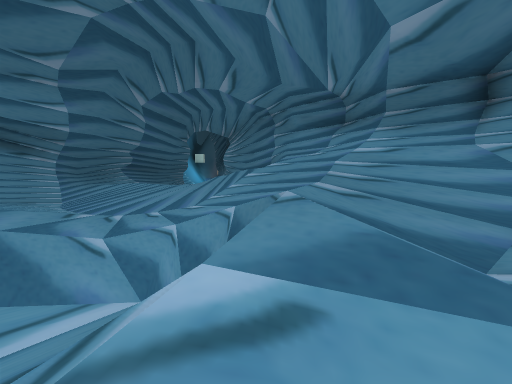
view 1 (above)

15 first-person views from a walk through a Unity game level. The camera is 1.5 m above the floor, tilts 4° down and sees 70° across. The floor is counted in squares, 2 m on a side. Each view is taken from the middle of a square. On the plan, view 1 faces up. The plan holds only what a view shows up to about 11 squares ahead; the rest is blank. The place goes on beyond the plan. The player character is not drawn. Some surface patterns are stand-ins.

view 2
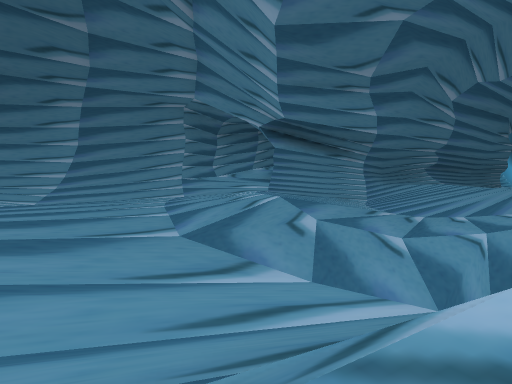

view 3
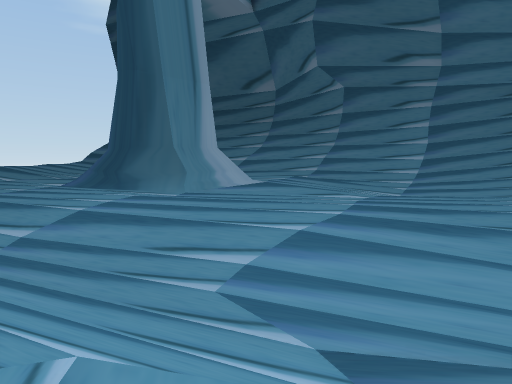

view 4
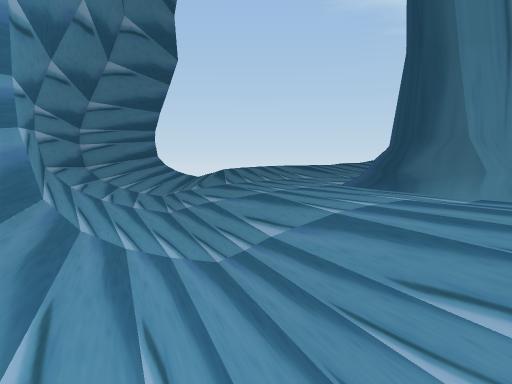

view 5
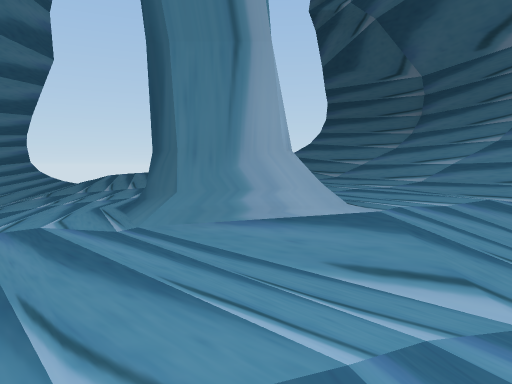

view 6
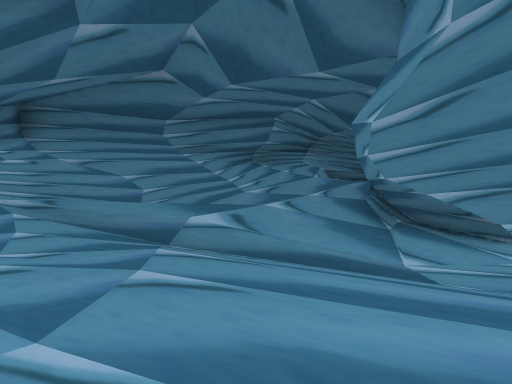

view 7
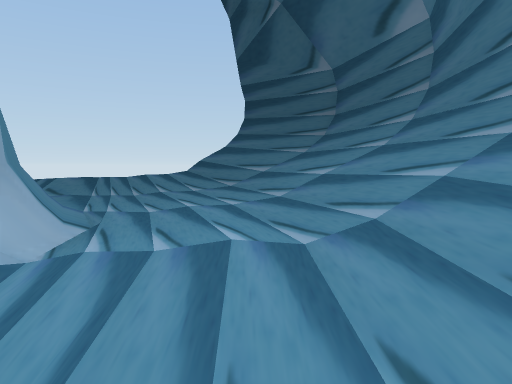

view 8
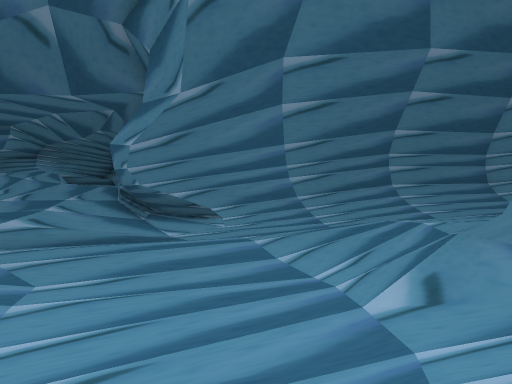

view 9
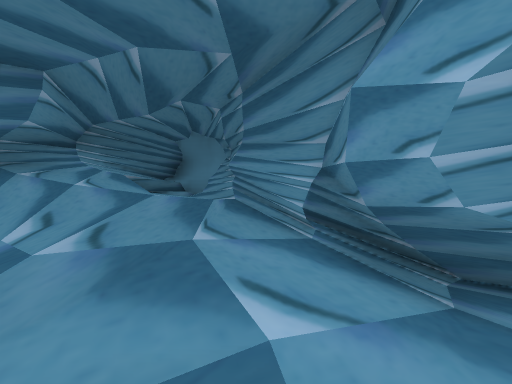

view 10
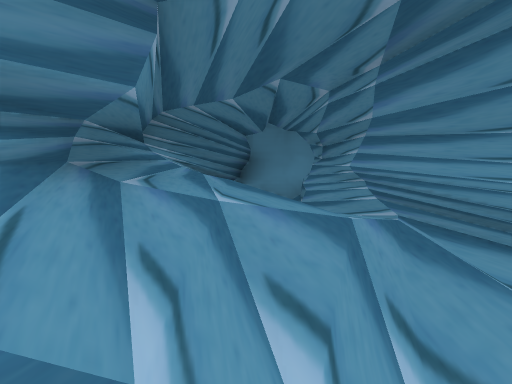

view 11
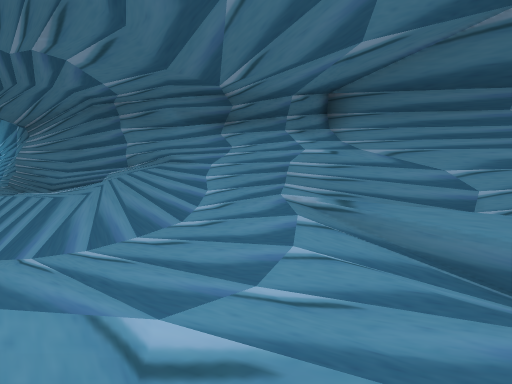

view 12
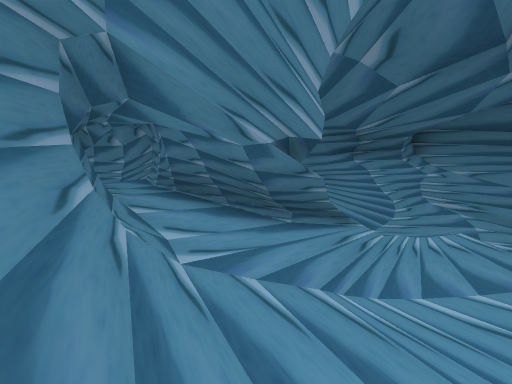

view 13
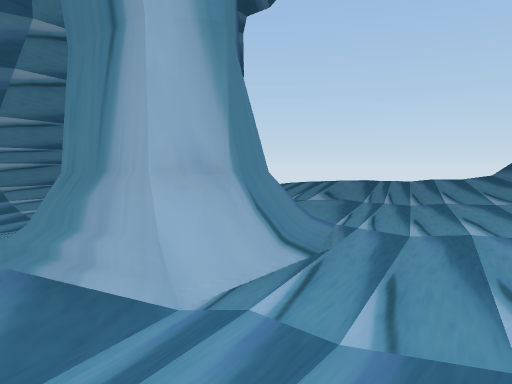

view 14
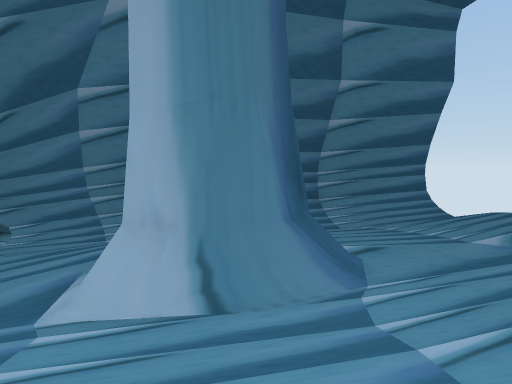

view 15
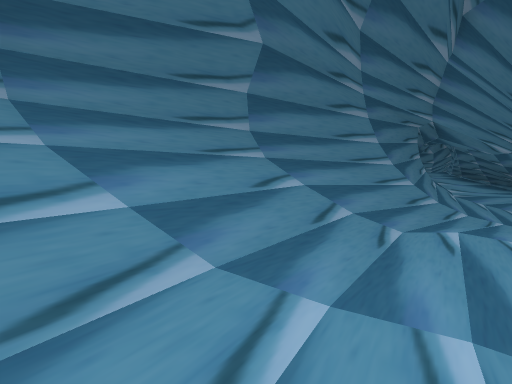

### Floor plan
Key: @ floor where view 1 was taken; # wall or solid block; . main floor; : floor 0.25 m higher than the main floor; - floor 0.25 m lower than the main floor; + floor 0.5 m higher than the main floor; _ floor 0.5 m lower than the main floor; * floor 0.75 m higher than the main floor; < floor 0.75 m lower than the main floor; % floor 1 m higher than the main floor; & floor 1.5 m higher than the main floor; / step, stairs or slope; = window, fence, low wall or low ledge; v drop or lower ground.
Columns run from 15 left of view 1 to 9 right of it. Each row starts with its distance up from view 1.
 12              ###
 11              #/#
 10             # .##
  9             #  /#
  8             #::/##
  7         ### #:/*/####
  6         #/###../////#
  5        ##++#/--://&/#
  4       ##////.--/////#
  3      ###/.../-_=////#
  2    ###//...-__<//_//##
  1   ##///...--__/-..///##
  0  ##///::..--__/@/../%/##
 -1 ##///:::=..-_<<<##.:*/ ##
 -2 #///+::##/.._</###//+:/ #
 -3 #///::.##/..//## #####/v#
 -4 #//+::.##.._<##      ####
 -5 #//:::....-_/#
 -6 #//+:.....-_/#
 -7   %*+....-_//#
 -8    %+::..-_/##
 -9     **+:._//#
-10       +:./###
-11         ###

Where each view was taken, in squares from view 1:
view 1: 0 up, 0 right, facing up
view 2: 0 up, 0 right, facing up-left
view 3: 1 down, 0 right, facing left
view 4: 1 down, 1 left, facing down-left
view 5: 1 up, 4 left, facing down-left
view 6: 1 up, 5 left, facing right
view 7: 2 up, 7 left, facing down-left
view 8: 3 up, 7 left, facing down-right
view 9: 2 up, 0 right, facing down-right
view 10: 2 up, 3 right, facing down-right
view 11: 2 up, 3 left, facing up-right
view 12: 2 up, 8 left, facing up-right
view 13: 1 up, 8 left, facing down
view 14: 0 up, 11 left, facing down-right
view 15: 4 down, 11 left, facing up
